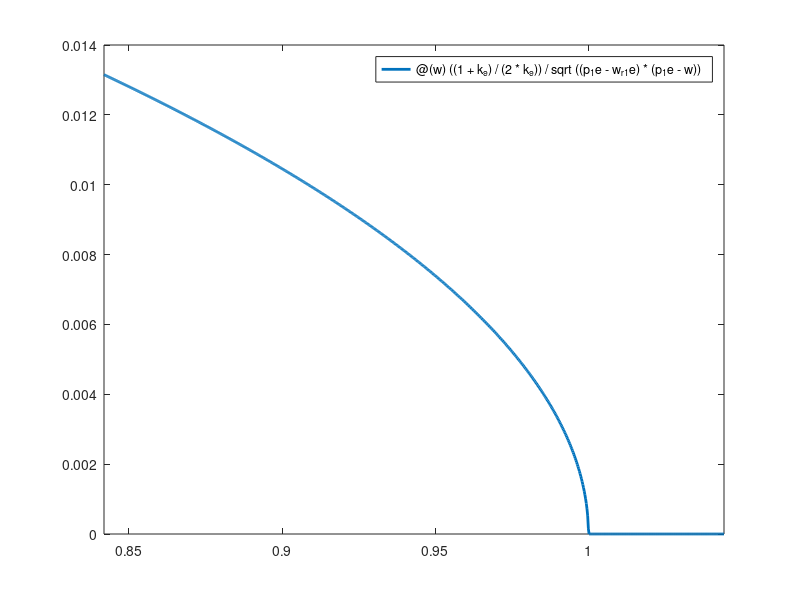

This chart was generated by the following MATLAB code: (Note: this script raises an error after producing the figure.)
%==========================================================================
%% 2 percentage signs represent sections of code;
% 1 percentage sign represents comments for code or commented out code;

% Answers to question parts that don't involve code can be found at the
% bottom of the programme, in the section ``Questions asked in problemset x
% that don't involve code".

% Text answers to question parts that involve code will be between the
% sub-section label:
%=======
% ANSWER
%=======
% Answer here
%===========
% END ANSWER
%===========

% Comments that are important will be between the sub-section label:
%=====
% NOTE
%=====
% Important note here
%=========
% END NOTE
%=========
% ECO387E Problem Set 1, 1
% Paul Le Tran, plt377
% 13 February, 2022
%==========================================================================

%==========================================================================
%% Setting up workspace
clear all;
close all;
clc;

home_dir = 'path\to\programmes';

cd(home_dir);
%==========================================================================

%==========================================================================
%% Part 1e: Plot the density f(w) and the values \overline{w} and w_{R} for the following calibration of the model: p = 1, b - 0.7, \lambda_{u} = 0.4, \lambda_{e} = 0.1, \delta = 0.03
% Creating calibration variables
p_1e = 1;
b = 0.7;
lambda_u = 0.4;
lambda_e = 0.1;
delta = 0.03;
k_u = lambda_u/delta;
k_e = lambda_e/delta;

% Creating w_{R} with calibration
w_r_1e = (((1 + k_e)^2)*b + (k_u - k_e)*k_e*p_1e)/(((1 + k_e)^2) + (k_u - k_e)*k_e);

% Creating \overline{w} with calibration
w_bar_1e = p_1e - (p_1e - w_r_1e)/((1 + k_e)^2);

% Creating density function f(w)
f_w_1e = @(w) ((1 + k_e)/(2*k_e))/sqrt((p_1e - w_r_1e)*(p_1e - w));

% Plotting f(w), w_bar, and w_r
fplot(f_w_1e, [w_r_1e - 0.05, w_bar_1e + 0.05], 'LineWidth', 2);
hold on
xline(w_r_1e, 'LineWidth', 1.5);
xline(w_bar_1e, 'LineWidth', 1.5);
grid on
xlabel('Wage w');
ylabel('Density');
hold on
title({'Density function f(w),', 'w \in [0.8919, 0.9942]'});

saveas(gcf, 'path\to\graphics\1e_plot.png');
close(gcf);
%==========================================================================

%==========================================================================
%% Part 1f: Plot density in 1e as well as the density f(w) and the values of \overline{w} and w_{R} for the following calibration: p = 1.1, b = 0.7, \lambda_{u} = 0.4, \lambda_{e} = 0.1, \delta = 0.03. Describe in words how a higher level of aggregate productivity changes the wage distribution.
% Observe that the only change in calibration variables is p
p_1f = 1.1;

% Creating w_{R} with calibration
w_r_1f = (((1 + k_e)^2)*b + (k_u - k_e)*k_e*p_1f)/(((1 + k_e)^2) + (k_u - k_e)*k_e);

% Creating \overline{w} with calibration
w_bar_1f = p_1f - (p_1f - w_r_1f)/((1 + k_e)^2);

% Creating density function f(w)
f_w_1f = @(w) ((1 + k_e)/(2*k_e))/sqrt((p_1f - w_r_1e)*(p_1f - w));

% Plotting f(w) for 1e, f(w) for 1f, and w_bar and w_r for 1f
fplot(f_w_1e, [w_r_1e - 0.05, w_bar_1e + 0.05], 'LineWidth', 2);
hold on
fplot(f_w_1f, [w_r_1f - 0.05, w_bar_1f + 0.05], 'LineWidth', 2);
hold on
xline(w_r_1f, 'LineWidth', 1.5);
xline(w_bar_1f, 'LineWidth', 1.5);
grid on
xlabel('Wage w');
ylabel('Density');
hold on
title({'Density function f(w),', 'w \in [0.8919, 0.9942] for 1e (not shown)', 'w \in [0.9559, 1.0923] for 1f'});

saveas(gcf, 'path\to\graphics\1f_plot.png');
close(gcf);
%=======
% ANSWER
%=======
% From our plot comparing the two density functions, we see that a higher
% level of aggregate productivity changes the wage distribution by shifting
% it foward. This change also occurs to both the reservation wage and
% maximum possible wage.
%===========
% END ANSWER
%===========
%==========================================================================

%==========================================================================
%% Part 1g: Plot the reservation wage, w_{R}, for different values of \lambda_{e} in the range from 0 to 0.4 (otherwqise follow the same calibration as in 1e). What is the main intuition for why the reservation wage is decreasing in \lambda_{e}?
% Creating calibration variables
p = 1;
b = 0.7;
lambda_u = 0.4;
lambda_e = 0.1;
delta = 0.03;
k_u = lambda_u/delta;
% Because \lambda_e is now a changing variable, we will make k_e a function
k_e = @(lambda) lambda/delta;

% Creating w_{R} function to take values of \lambda_{e}
w_r = @(lambda) (((1 + k_e(lambda))^2)*b + (k_u - k_e(lambda))*k_e(lambda)*p)/(((1 + k_e(lambda))^2) + (k_u - k_e(lambda))*k_e(lambda));

% Plotting reservation wage for \lambda_{e} \in [0, 0.4]
fplot(w_r, [0, 0.4], 'LineWidth', 2);
grid on
xlabel('\lambda_{e}');
ylabel('Wage');
hold on
title({'Reservation wage w_{R} as a function of \lambda_{e},', '\lambda_{e} \in [0, 0.4]'});

saveas(gcf, 'path\to\graphics\1g_plot.png');
close(gcf);
%=======
% ANSWER
%=======
% From our plot, we see that a employed-person job offer arrival rate
% of zero will result in the employed person to prefer receiving
% unemployment benefits b as a minimum. This is because with the small
% chance of their job being destroyed, they would just settle on setting
% their reservation wage to be b (as an unemployed person would do in the
% model).

% However, as the job arrival rate for employed people being to increase,
% early positive values will result in an employed person to quickly
% increase their reservation wage. This is because as the rate increases,
% they know their odds of receiving a job offer with better wage increases.
% Therefore, they raise their minimum threshold/standard for accepting a
% job offer.

% The reservation wage will reach a maximum as \lambda_{e} continues to
% increase, however. Once so, the reservation wage begins to decrease back
% to the value of b at \lambda_{e} = 0.4. Note that this decrease will
% continue as the job arrival rate for employed people increase.
% Intuitively, this trend is because NEED TO FIGURE OUT WHY.
%===========
% END ANSWER
%===========
%==========================================================================

%==========================================================================
%% Part 1i: Plot the density f(w(p)) for the following calibration of the model: p_bar = 1, b = 0.7, \lambda_{u} = \lambda_{e} = 0.4, \delta = 0.03. On the same graph, plot the density f(w) of the model without heterogeneous firms, for the following calibration: p = 1, b= 0.7, \lambda_{u} = \lambda_{e} = 0.4, \delta = 0.03. In words, briefly describe the differences in the distributions shown.
% Creating calibration variables for f(w(p))
p_bar = 1;
b = 0.7;
lambda = 0.4;
delta = 0.03;
k = lambda/delta;

% Creating wage function w(p) and derivative w'(p)
w_p = @(p) p - ((p_bar - b + k*p_bar - k*p)/k)*(1 - ((p_bar - b + k*p_bar - k*p)/(p_bar - b + k*p_bar - b*p)));
w1_p = @(p) (p - w_p(p))*((2*k*unifpdf(p, b, p_bar))/(1 + k*(1 - unifcdf(p, b, p_bar))));

% Creating density function in the model with heterogeneous firms f(w(p))
f_w_p_1i = @(p) unifpdf(p, b, p_bar)/w1_p(p);

% Creating calibration variables for f(w)
p = 1;
b = 0.7;
lambda = 0.4;
delta = 0.03;
k = lambda/delta;

% Creating w_{R} with calibration
w_r = (((1 + k)^2)*b)/(((1 + k)^2));

% Creating \overline{w} with calibration
w_bar = p - (p - w_r)/((1 + k)^2);

% Creating density function f(w)
f_w = @(w) ((1 + k)/(2*k))/sqrt((p - w_r)*(p - w));

% Plotting f(w(p))
fplot(f_w_p_1i, [b, p_bar], 'LineWidth', 2);
grid on
xlabel('Productivity p');
ylabel('Density');
hold on
title({'Density function f(w(p)) (model with heterogenous firms),', 'p \in [0.7, 1]'});

saveas(gcf, 'path\to\graphics\1ia_plot.png');
close(gcf);

% Plotting f(w)
fplot(f_w, [b, p - 0.0014], 'LineWidth', 2);
grid on
xlabel('Wage w');
ylabel('Density');
hold on
title({'Density function f(w) (model with homogenous firms),', 'w \in [0.7, 1]'});

saveas(gcf, 'path\to\graphics\1ib_plot.png');
close(gcf);
%=======
% ANSWER
%=======
% When comparing the two density functions together, we initially see that
% the curve/shape of both distributions differ greatly. For f(w(p)) in
% the model with heterogeneous firms, the density function is slightly
% convex upward, whilst the function is also slightly decreasing. For f(w)
% in the model with homogeneous firms, the density function takes the shape
% as ones found in previous parts: Convex as well but with an increasing
% exponential shape.

% Furthermore, the range of densities that each function can take differ as
% well. f(w(p)) for the given calibration is in the single digits, whilst
% f(w) exponentially grows towards infinity as wage increases.
%===========
% END ANSWER
%===========
%==========================================================================

%==========================================================================
%% Part 1h: Model with heterogeneous firms with J(p) following the truncated normal distribution with lower bound b = 0.7, upper bound p_bar = 1, mean \mu = 0.85, and standard deviation \sigma = 0.15. Compute w(p) for 31 points on the interval between 0.7 and 1 for the same calibration as in 1i. Plot the density f(w(p)) for each of these 31 points. On the same graph, plot the density for the model with heterogeneous against solved in 1i. In words, briefly describe the differences in the distributions.
% Creating calibration variables for f(w(p))
p_bar = 1;
b = 0.7;
lambda = 0.4;
delta = 0.03;
k = lambda/delta;

% Creating a function for the truncated normal distribution with given
% specifications.
% Setting pre-truncated normal distribution parameters
pretrunc_mu = 0.85;
pretrunc_sigma = 0.15;

% Creating untruncated normal distribution
untruncated = makedist('Normal', pretrunc_mu, pretrunc_sigma);

% Creating J(p)
J_p = truncate(untruncated, pretrunc_mu - 0.15, pretrunc_mu + 0.15);

% Creating wage function w(p) and derivative w'(p)
% Creating integrand
integrand = @(p) (1./(1 + k.*(1 - cdf(J_p, p)))).^2;
% Creating integral inside of w_p
w_p_integral = @(p) integral(integrand, 0.7, p);
w_p = @(p) p - ((1 + k.*(1 - cdf(J_p, p))).^2).*w_p_integral(p);
w1_p = @(p) (p - w_p(p))*((2*k*pdf(J_p, p))/(1 + k*(1 - cdf(J_p, p))));

% Creating density function in the model with heterogeneous firms f(w(p))
f_w_p_1h = @(p) pdf(J_p, p)./w1_p(p);

% Plotting f(w(p)) for uniform and truncated normal distributions
fplot(f_w_p_1h, [b + 0.01, p_bar], 'LineWidth', 2);
hold on
fplot(f_w_p_1i, [b + 0.01, p_bar], 'LineWidth', 2);
grid on
xlabel('Productivity p');
ylabel('Density');
hold on

% Creating legend
legend('Trunctated normal (Blue)', 'Uniform (Red)', 'Location', 'Northeast');

% Creating title
title({'Density function f(w(p)) (model with heterogenous firms),', 'p \in \{0.71, 0.72, \ldots 1\}'});

saveas(gcf, 'path\to\graphics\1h_plot.png');
close(gcf);
%=======
% ANSWER
%=======
% When comparing densities f(w(p)) from the model with heterogeneous
% firms but with J(p) following a uniform and truncated normal
% distributions (both having the same calibration), we see immediately that
% the density using the truncated normal distribution is much more convex.
% We also see that as productivity approaches values close to
% \overline{p} = 1, the two density functions converge together. However,
% productivity values close to b = 0.7 see the density using the
% truncated normal distribution to be much greater than that using the
% uniform distribution.
%===========
% END ANSWER
%===========